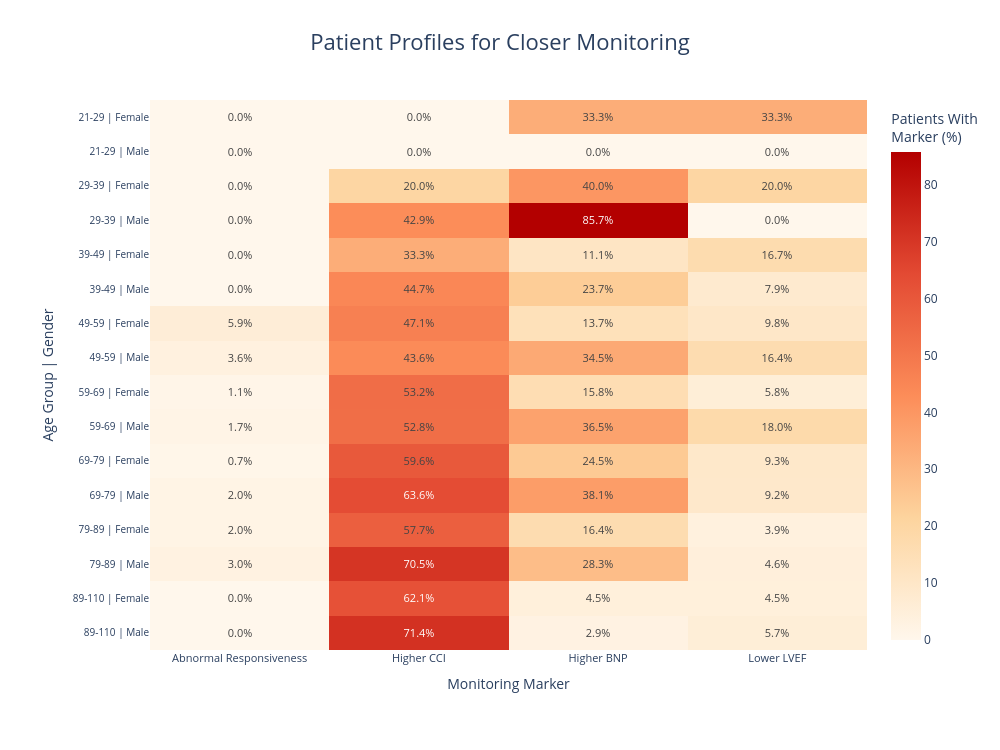

The code cell stored with this chart in its notebook:
### Markdown cell above
<p style="font-family: Cambria; font-size: 20px;"><b>Question 1 :  Which patient profiles should be prioritized for closer monitoring based on abnormal responsiveness, comorbidity burden, and cardiac markers? </b></p>
<p style="font-family: Cambria; font-size: 16px;"><b>Reason : </b>This is a strong prescriptive-analysis question because descriptive analysis tells you what patterns exist, while this question uses those patterns to identify where closer review could be concentrated. Responsiveness captures an immediate observable status, CCI represents overall comorbidity burden, and BNP/LVEF provide complementary cardiac information. Evaluating them together is more informative than using any single variable alone.</p>

### Code cell
# ------------------------------------------------------------------------------
# Step 1.  Merge Demography, Responsivenes, Patient History, Cardiac Condition, Labs 
# ------------------------------------------------------------------------------


df_priority = (
    demo[
        ["inpatient_number", "agecat", "gender"]
    ]
    .merge(
        resp[
            ["inpatient_number", "consciousness"]
        ],
        on="inpatient_number",
        how="inner"
    )
    .merge(
        ph[
            ["inpatient_number", "cci_score"]
        ],
        on="inpatient_number",
        how="inner"
    )
    .merge(
        cc[
            ["inpatient_number", "lvef"]
        ],
        on="inpatient_number",
        how="inner"
    )
    .merge(
        labs[
            ["inpatient_number", "brain_natriuretic_peptide"]
        ],
        on="inpatient_number",
        how="inner"
    )
)
# ------------------------------------------------------------
# STEP 2: CHECK REQUIRED COLUMNS
# ------------------------------------------------------------

required_cols = [
    "inpatient_number",
    "agecat",
    "gender",
    "consciousness",
    "cci_score",
    "lvef",
    "brain_natriuretic_peptide"
]

missing_cols = [
    col for col in required_cols
    if col not in df_priority.columns
]

if missing_cols:
    print("Missing columns:", missing_cols)
else:
    print("All required columns are available.")


# ------------------------------------------------------------
# STEP 3: CONVERT CLINICAL MARKERS TO NUMERIC
# ------------------------------------------------------------

numeric_cols = [
    "cci_score",
    "lvef",
    "brain_natriuretic_peptide"
]

for col in numeric_cols:
    df_priority[col] = pd.to_numeric(
        df_priority[col],
        errors="coerce"
    )


# ------------------------------------------------------------
# STEP 4: CREATE ABNORMAL RESPONSIVENESS FLAG
# ------------------------------------------------------------

# Clear consciousness = 0
# Any other recorded consciousness state = 1

df_priority["Abnormal_Response"] = (
    df_priority["consciousness"]
    .astype(str)
    .str.strip()
    .str.lower()
    .ne("clear")
).astype(int)


# ------------------------------------------------------------
# STEP 5: CALCULATE DATASET-DERIVED THRESHOLDS
# ------------------------------------------------------------

# Higher CCI = top 25% of CCI values
cci_q75 = df_priority[
    "cci_score"
].quantile(0.75)

# Higher BNP = top 25% of BNP values
bnp_q75 = df_priority[
    "brain_natriuretic_peptide"
].quantile(0.75)

# Lower LVEF = bottom 25% of LVEF values
lvef_q25 = df_priority[
    "lvef"
].quantile(0.25)


# Display thresholds
print("\nDATASET-DERIVED THRESHOLDS")
print("--------------------------------")

print(
    "75th percentile CCI:",
    round(cci_q75, 2)
)

print(
    "75th percentile BNP:",
    round(bnp_q75, 2)
)

print(
    "25th percentile LVEF:",
    round(lvef_q25, 2)
)


# ------------------------------------------------------------
# STEP 6: CREATE MONITORING MARKER FLAGS
# ------------------------------------------------------------

# Higher CCI
df_priority["High_CCI"] = (
    df_priority["cci_score"] >= cci_q75
).astype(int)


# Higher BNP
df_priority["Higher_BNP"] = (
    df_priority[
        "brain_natriuretic_peptide"
    ] >= bnp_q75
).astype(int)


# Lower LVEF
df_priority["Lower_LVEF"] = (
    df_priority["lvef"] <= lvef_q25
).astype(int)


# ------------------------------------------------------------
# STEP 7: CREATE PATIENT PROFILE
# ------------------------------------------------------------

# Combine Age Group and Gender

df_priority["Patient_Profile"] = (
    df_priority["agecat"]
    .astype(str)
    .str.strip()
    + " | "
    + df_priority["gender"]
    .astype(str)
    .str.strip()
)


# ------------------------------------------------------------
# STEP 8: SUMMARIZE RISK MARKERS BY PATIENT PROFILE
# ------------------------------------------------------------

profile_summary = (
    df_priority
    .groupby("Patient_Profile")
    .agg(

        Patients=(
            "inpatient_number",
            "count"
        ),

        Abnormal_Response=(
            "Abnormal_Response",
            "mean"
        ),

        High_CCI=(
            "High_CCI",
            "mean"
        ),

        Higher_BNP=(
            "Higher_BNP",
            "mean"
        ),

        Lower_LVEF=(
            "Lower_LVEF",
            "mean"
        )
    )
)


# ------------------------------------------------------------
# STEP 9: CONVERT MARKER RATES TO PERCENTAGES
# ------------------------------------------------------------

heatmap_data = (
    profile_summary[
        [
            "Abnormal_Response",
            "High_CCI",
            "Higher_BNP",
            "Lower_LVEF"
        ]
    ] * 100
)


# Rename columns for chart
heatmap_data.columns = [
    "Abnormal Responsiveness",
    "Higher CCI",
    "Higher BNP",
    "Lower LVEF"
]


print("\nPATIENT PROFILE RISK MARKERS (%)")
print("--------------------------------")

display(
    heatmap_data.round(1)
)


# ------------------------------------------------------------
# STEP 10: CREATE INTERACTIVE PRESCRIPTIVE HEATMAP
# ------------------------------------------------------------

fig_heatmap = go.Figure(

    data=go.Heatmap(

        z=heatmap_data.values,

        x=heatmap_data.columns,

        y=heatmap_data.index,

        # Percentage displayed inside cells
        text=np.round(
            heatmap_data.values,
            1
        ),

        texttemplate="%{text:.1f}%",

        textfont=dict(
            size=11
        ),

        # Custom color scale
        colorscale=[
            [0.00, "#FFF7EC"],
            [0.25, "#FDD49E"],
            [0.50, "#FC8D59"],
            [0.75, "#E34A33"],
            [1.00, "#B30000"]
        ],

        # Interactive hover
        hovertemplate=(
            "<b>Patient Profile:</b> %{y}<br>"
            "<b>Monitoring Marker:</b> %{x}<br>"
            "<b>Patients With Marker:</b> %{z:.1f}%"
            "<extra></extra>"
        ),

        colorbar=dict(
            title="Patients With<br>Marker (%)"
        )
    )
)


# ------------------------------------------------------------
# STEP 11: FORMAT INTERACTIVE HEATMAP
# ------------------------------------------------------------

fig_heatmap.update_layout(

    title=dict(
        text=(
            "Patient Profiles for Closer Monitoring"
        ),
        x=0.5,
        xanchor="center",
        font=dict(
            size=22
        )
    ),

    xaxis=dict(
        title="Monitoring Marker",
        tickfont=dict(size=11)
    ),

    yaxis=dict(
        title="Age Group | Gender",
        tickfont=dict(size=10),
        autorange="reversed"
    ),

    width=1000,
    height=750,

    template="plotly_white",

    margin=dict(
        l=150,
        r=100,
        t=100,
        b=100
    )
)


# Display interactive heatmap
fig_heatmap.show()


# ------------------------------------------------------------
# STEP 12: CREATE TOTAL MARKER COUNT FOR EACH PATIENT
# ------------------------------------------------------------

marker_cols = [
    "Abnormal_Response",
    "High_CCI",
    "Higher_BNP",
    "Lower_LVEF"
]


df_priority["Marker_Count"] = (
    df_priority[
        marker_cols
    ].sum(axis=1)
)


# ------------------------------------------------------------
# STEP 13: IDENTIFY PATIENTS WITH MULTIPLE MARKERS
# ------------------------------------------------------------

# Patient has multiple markers when 2 or more
# monitoring indicators are present

df_priority["Multiple_Markers"] = (
    df_priority["Marker_Count"] >= 2
).astype(int)


# ------------------------------------------------------------
# STEP 14: CREATE MONITORING PRIORITY LEVEL
# ------------------------------------------------------------

def assign_priority(marker_count):

    if marker_count >= 3:
        return "High Priority"

    elif marker_count == 2:
        return "Moderate Priority"

    else:
        return "Routine Priority"


df_priority["Monitoring_Priority"] = (
    df_priority["Marker_Count"]
    .apply(assign_priority)
)


# ------------------------------------------------------------
# STEP 15: CREATE PRIORITY SUMMARY BY AGE AND GENDER
# ------------------------------------------------------------

priority_summary = (
    df_priority
    .groupby(
        ["agecat", "gender"]
    )
    .agg(

        Patients=(
            "inpatient_number",
            "count"
        ),

        Multiple_Marker_Patients=(
            "Multiple_Markers",
            "sum"
        ),

        Average_Marker_Count=(
            "Marker_Count",
            "mean"
        )
    )
    .reset_index()
)


# ------------------------------------------------------------
# STEP 16: CALCULATE MULTIPLE-MARKER PERCENTAGE
# ------------------------------------------------------------

priority_summary[
    "Multiple_Marker_Percent"
] = (

    priority_summary[
        "Multiple_Marker_Patients"
    ]

    /

    priority_summary[
        "Patients"
    ]

    * 100

).round(2)


# ------------------------------------------------------------
# STEP 17: CREATE PATIENT PROFILE FOR BAR CHART
# ------------------------------------------------------------

priority_summary["Patient_Profile"] = (

    priority_summary[
        "agecat"
    ].astype(str)

    + " | "

    + priority_summary[
        "gender"
    ].astype(str)
)


# ------------------------------------------------------------
# STEP 18: SORT PATIENT PROFILES
# ------------------------------------------------------------

priority_summary = (
    priority_summary
    .sort_values(
        "Multiple_Marker_Percent",
        ascending=True
    )
)


print(
    "\nPATIENT MONITORING PRIORITY SUMMARY"
)

print(
    "--------------------------------"
)

display(
    priority_summary
)


# ------------------------------------------------------------
# STEP 19: CREATE INTERACTIVE PRIORITY BAR CHART
# ------------------------------------------------------------

fig_priority = px.bar(

    priority_summary,

    x="Multiple_Marker_Percent",

    y="Patient_Profile",

    orientation="h",

    color="Multiple_Marker_Percent",

    color_continuous_scale=[
        "#FFF7EC",
        "#FDD49E",
        "#FC8D59",
        "#E34A33",
        "#B30000"
    ],

    text="Multiple_Marker_Percent",

    hover_data={

        "Patients": True,

        "Multiple_Marker_Patients":
            True,

        "Average_Marker_Count":
            ":.2f",

        "Multiple_Marker_Percent":
            ":.1f"
    },

    labels={

        "Multiple_Marker_Percent":
            "Patients With Multiple Risk Markers (%)",

        "Patient_Profile":
            "Age Group | Gender"
    },

    title=(
        "Patient Profiles Prioritized "
        "for Closer Monitoring"
    )
)

### Figure 1 — Plotly figure (JSON) as saved in the notebook; plotly's stock layout.template omitted (floating-point values rounded to 4 significant figures)
{"data": [{"colorbar": {"title": {"text": "Patients With<br>Marker (%)"}}, "colorscale": [[0, "#FFF7EC"], [0.25, "#FDD49E"], [0.5, "#FC8D59"], [0.75, "#E34A33"], [1, "#B30000"]], "hovertemplate": "<b>Patient Profile:</b> %{y}<br><b>Monitoring Marker:</b> %{x}<br><b>Patients With Marker:</b> %{z:.1f}%<extra></extra>", "text": [[0.0, 0.0, 33.3, 33.3], [0.0, 0.0, 0.0, 0.0], [0.0, 20.0, 40.0, 20.0], [0.0, 42.9, 85.7, 0.0], [0.0, 33.3, 11.1, 16.7], [0.0, 44.7, 23.7, 7.9], [5.9, 47.1, 13.7, 9.8], [3.6, 43.6, 34.5, 16.4], [1.1, 53.2, 15.8, 5.8], [1.7, 52.8, 36.5, 18.0], [0.7, 59.6, 24.5, 9.3], [2.0, 63.6, 38.1, 9.2], [2.0, 57.7, 16.4, 3.9], [3.0, 70.5, 28.3, 4.6], [0.0, 62.1, 4.5, 4.5], [0.0, 71.4, 2.9, 5.7]], "textfont": {"size": 11}, "texttemplate": "%{text:.1f}%", "type": "heatmap", "x": ["Abnormal Responsiveness", "Higher CCI", "Higher BNP", "Lower LVEF"], "y": ["21-29 | Female", "21-29 | Male", "29-39 | Female", "29-39 | Male", "39-49 | Female", "39-49 | Male", "49-59 | Female", "49-59 | Male", "59-69 | Female", "59-69 | Male", "69-79 | Female", "69-79 | Male", "79-89 | Female", "79-89 | Male", "89-110 | Female", "89-110 | Male"], "z": [[0.0, 0.0, 33.33, 33.33], [0.0, 0.0, 0.0, 0.0], [0.0, 20.0, 40.0, 20.0], [0.0, 42.86, 85.71, 0.0], [0.0, 33.33, 11.11, 16.67], [0.0, 44.74, 23.68, 7.895], [5.882, 47.06, 13.73, 9.804], [3.636, 43.64, 34.55, 16.36], [1.053, 53.16, 15.79, 5.789], [1.685, 52.81, 36.52, 17.98], [0.7126, 59.62, 24.47, 9.264], [2.041, 63.61, 38.1, 9.184], [1.956, 57.7, 16.38, 3.912], [2.954, 70.46, 28.27, 4.641], [0.0, 62.12, 4.545, 4.545], [0.0, 71.43, 2.857, 5.714]]}], "layout": {"height": 750, "margin": {"b": 100, "l": 150, "r": 100, "t": 100}, "title": {"font": {"size": 22}, "text": "Patient Profiles for Closer Monitoring", "x": 0.5, "xanchor": "center"}, "width": 1000, "xaxis": {"tickfont": {"size": 11}, "title": {"text": "Monitoring Marker"}}, "yaxis": {"autorange": "reversed", "tickfont": {"size": 10}, "title": {"text": "Age Group | Gender"}}}}
